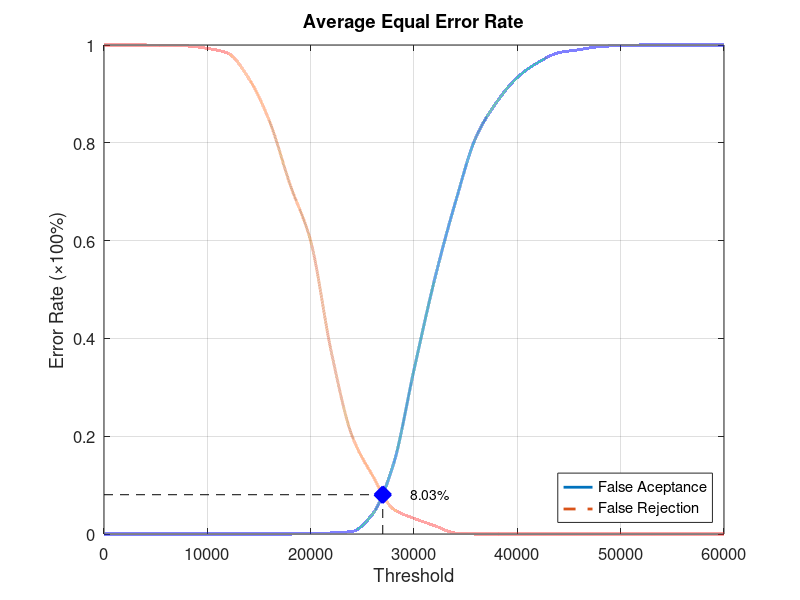
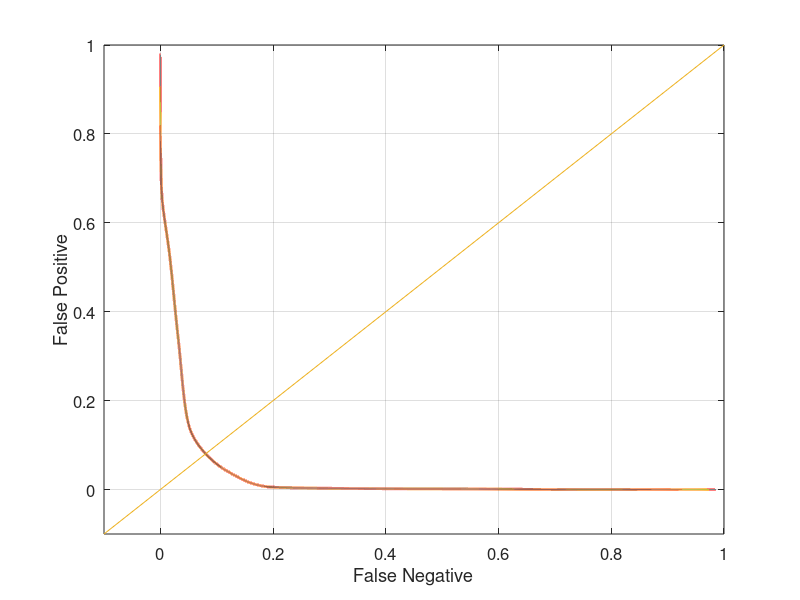

MATLAB code for these plots, in order:
function yEER = Database3Average
close all;
clear;
clc;
x = 0:2000:60000;
xq = 0:0.5:60000;

y0 = [0 0 0 0 0 0 0 0 0 0 0.00105263 0.00210526 0.00526316 0.0410526 0.142105 0.335789 0.521053 0.677895 0.811579 0.883158 0.933684 0.964211 0.98421 0.990526 0.996842 0.998947 1 1 1 1 1];
yy0 = interp1(x, y0, xq, 'pchip');
y1 = [1 1 1 0.998 0.998 0.993 0.983 0.932 0.845 0.715 0.599 0.372 0.201 0.119 0.051 0.032 0.017 0.002 0 0 0 0 0 0 0 0 0 0 0 0 0];
yy1 = interp1(x, y1, xq, 'pchip');

% Calculating EER: 
y2 = abs(y0 - y1);
find(y2 == min(y2))
yy2 = abs(yy0 - yy1);
xEER = find(yy2 == min(yy2));
xEERIndex = xq(xEER) % X-axis EER
yEER = yy0(xEER) % Y-axis EER

main = figure
plot(xq, yy0,'-','LineWidth', 2);	hold on
plot(xq, yy1,'--','LineWidth', 2);	hold on
plot([xEERIndex xEERIndex], [0 yEER], 'k--');	hold on
plot([0 xEERIndex], [yEER yEER], 'k--');	hold on
plot(xEERIndex, yEER, 'bx', 'LineWidth', 10);	hold on
text(xEERIndex + 10 * xEERIndex / 100, yEER, [num2str(round((10000 * yEER)) / 100) '%'])
legend('False Aceptance', 'False Rejection', 'Location', 'SouthEast')
xlabel('Threshold')
ylabel('Error Rate (\times100%)')
title('Average Equal Error Rate')
set(gca, 'FontSize', 12)
axis([0 60000 0 1])
grid on

print(main, 'Database3AverageMain', '-dpng');
FNRxFPR = figure('Color', [1 1 1]);
plot(yy1, yy0, '-', yy1, yy0, 'LineWidth', 2);
hold on
y = -0.1:0.1:1
plot(y, y); 
set(gca, 'FontSize', 12)
xlabel('False Negative')
ylabel('False Positive')
axis([-0.1 1 -0.1 1])
set(gca, 'FontSize', 12)
grid on

print(FNRxFPR, 'Database3AverageFNRxFPR','-dpng');
end
